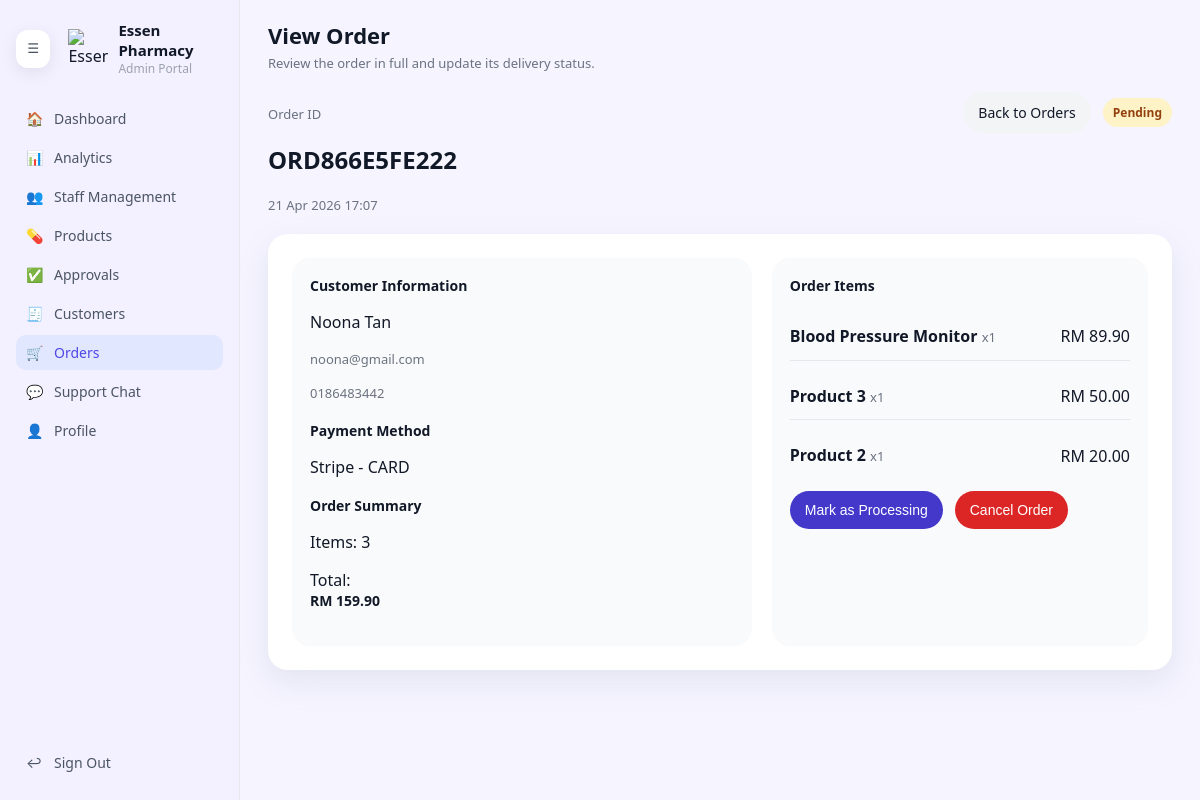
Screenshot of /admin/view-order.php?order_id=11 (signed in) with the database file from the repository.
### tables this page shows
CREATE TABLE `customer_orders` (
  `order_id` int(10) UNSIGNED NOT NULL,
  `order_code` varchar(20) NOT NULL,
  `customer_id` int(10) UNSIGNED NOT NULL,
  `cashier_user_id` int(10) UNSIGNED DEFAULT NULL,
  `order_date` date NOT NULL DEFAULT curdate(),
  `transaction_datetime` datetime DEFAULT NULL,
  `total` decimal(12,2) NOT NULL DEFAULT 0.00,
  `items` int(10) UNSIGNED NOT NULL DEFAULT 0,
  `status` enum('Pending','Processing','Shipped','Delivered','Cancelled') NOT NULL DEFAULT 'Pending',
  `paymentMethod` varchar(80) DEFAULT 'Unknown',
  `amount_paid` decimal(12,2) DEFAULT NULL,
  `change_amount` decimal(12,2) DEFAULT NULL,
  `order_source` varchar(30) NOT NULL DEFAULT 'Online',
  `created_at` timestamp NULL DEFAULT current_timestamp(),
  `updated_at` timestamp NULL DEFAULT current_timestamp() ON UPDATE current_timestamp()
);

CREATE TABLE `customers` (
  `customer_id` int(10) UNSIGNED NOT NULL,
  `user_id` int(10) UNSIGNED DEFAULT NULL,
  `customer_code` varchar(20) NOT NULL,
  `name` varchar(150) NOT NULL,
  `email` varchar(150) NOT NULL,
  `phone` varchar(40) DEFAULT NULL,
  `address` varchar(255) DEFAULT NULL,
  `join_date` date NOT NULL DEFAULT curdate(),
  `status` enum('active','inactive') NOT NULL DEFAULT 'active',
  `created_at` timestamp NULL DEFAULT current_timestamp(),
  `updated_at` timestamp NULL DEFAULT current_timestamp() ON UPDATE current_timestamp()
);

CREATE TABLE `order_items` (
  `order_item_id` int(10) UNSIGNED NOT NULL,
  `order_id` int(10) UNSIGNED NOT NULL,
  `product_name` varchar(255) NOT NULL,
  `quantity` int(10) UNSIGNED NOT NULL DEFAULT 1,
  `unit_price` decimal(10,2) NOT NULL DEFAULT 0.00,
  `created_at` timestamp NULL DEFAULT current_timestamp()
);

### admin/view-order.php (the view, shortened to what this page needs)
<?php
require_once __DIR__ . '/../db.php';
function h($value) {
    return htmlspecialchars($value, ENT_QUOTES, 'UTF-8');
}
$orderId = (int)($_GET['order_id'] ?? 0);
$order = null;
$orderItems = [];
if ($orderId > 0) {
    $stmt = $conn->prepare(
        'SELECT o.order_id, o.order_code, o.order_date, o.total, o.items, o.status, o.paymentMethod, o.created_at,
                c.name AS customer_name, c.email AS customer_email, c.phone AS customer_phone, c.address AS customer_address
         FROM customer_orders o
         JOIN customers c ON o.customer_id = c.customer_id
         WHERE o.order_id = ?'
    );
    if ($stmt) {
        $stmt->bind_param('i', $orderId);
        $stmt->execute();
        $result = $stmt->get_result();
        $order = $result->fetch_assoc();
    }
    if ($order) {
        $stmt = $conn->prepare('SELECT product_name, quantity, unit_price FROM order_items WHERE order_id = ? ORDER BY order_item_id ASC');
        if ($stmt) {
            $stmt->bind_param('i', $orderId);
            $stmt->execute();
            $itemsResult = $stmt->get_result();
            $orderItems = $itemsResult->fetch_all(MYSQLI_ASSOC);
        }
    }
}
?>
<!DOCTYPE html>
<html lang="en">
<head>
    <link rel="stylesheet" href="css/admin-dashboard.css">
    <link rel="stylesheet" href="css/admin-orders.css">
</head>
<body>
<div class="admin-layout">
    <aside class="sidebar">
        <div class="sidebar-header">
            <button type="button" id="sidebarToggle" class="sidebar-toggle" aria-pressed="false" aria-label="Toggle sidebar">☰</button>
            <div class="logo-circle">
                <img src="../logo-transparent.png" alt="Essen Pharmacy" class="logo-image">
            </div>
            <div class="sidebar-brand">
                <div class="brand-title">Essen Pharmacy</div>
                <div class="brand-subtitle">Admin Portal</div>
            </div>
        </div>
        <nav class="sidebar-nav">
            <a href="dashboard.php" class="nav-item">
                <span class="nav-icon">🏠</span>
                <span class="nav-label">Dashboard</span>
            </a>
            <a href="analytics.php" class="nav-item">
                <span class="nav-icon">📊</span>
                <span class="nav-label">Analytics</span>
            </a>
            <a href="staff.php" class="nav-item">
                <span class="nav-icon">👥</span>
                <span class="nav-label">Staff Management</span>
            </a>
            <a href="products.php" class="nav-item">
                <span class="nav-icon">💊</span>
                <span class="nav-label">Products</span>
            </a>
            <a href="approvals.php" class="nav-item">
                <span class="nav-icon">✅</span>
                <span class="nav-label">Approvals</span>
            </a>
            <a href="customers.php" class="nav-item">
                <span class="nav-icon">🧾</span>
                <span class="nav-label">Customers</span>
            </a>
            <a href="orders.php" class="nav-item active">
                <span class="nav-icon">🛒</span>
                <span class="nav-label">Orders</span>
            </a>
            <a href="support-chat.php" class="nav-item">
                <span class="nav-icon">💬</span>
                <span class="nav-label">Support Chat</span>
            </a>
            <a href="profile.php" class="nav-item">
                <span class="nav-icon">👤</span>
                <span class="nav-label">Profile</span>
            </a>
        </nav>
        <div class="sidebar-footer">
            <a href="../logout.php" class="nav-item">
                <span class="nav-icon">↩</span>
                <span class="nav-label">Sign Out</span>
            </a>
        </div>
    </aside>
    <main class="main-content">
        <header class="main-header">
            <div class="page-header-brand">
                <div>
                    <h1>View Order</h1>
                    <p>Review the order in full and update its delivery status.</p>
                </div>
            </div>
        </header>
        <?php if (!$order): ?>
            <div class="orders-alert error">Order not found. Please return to the order list.</div>
            <a href="orders.php" class="orders-button">Back to Orders</a>
        <?php else: ?>
            <section class="order-view-header">
                <div>
                    <p class="order-view-meta">Order ID</p>
                    <h2><?php echo h($order['order_code']); ?></h2>
                    <p class="order-details-subtitle"><?php echo date('d M Y H:i', strtotime($order['created_at'])); ?></p>
                </div>
                <div class="order-view-actions">
                    <a href="orders.php" class="orders-button">Back to Orders</a>
                    <span class="orders-badge orders-badge-<?php echo strtolower($order['status']); ?>"><?php echo h($order['status']); ?></span>
                </div>
            </section>
            <section class="order-details-card">
                <div class="order-details-grid">
                    <div class="order-details-panel">
                        <div class="panel-block">
                            <strong>Customer Information</strong>
                            <p><?php echo h($order['customer_name']); ?></p>
                            <p class="muted"><?php echo h($order['customer_email']); ?></p>
                            <p class="muted"><?php echo h($order['customer_phone']); ?></p>
                        </div>
                        <div class="panel-block">
                            <strong>Payment Method</strong>
                            <p><?php echo h($order['paymentMethod']); ?></p>
                        </div>
                        <div class="panel-block">
                            <strong>Order Summary</strong>
                            <p>Items: <?php echo (int)$order['items']; ?></p>
                            <p>Total: <strong>RM <?php echo number_format((float)$order['total'], 2); ?></strong></p>
                        </div>
                    </div>
                    <div class="order-items-panel">
                        <div class="panel-block">
                            <strong>Order Items</strong>
                        </div>
                        <div class="order-items-list">
                            <?php if (empty($orderItems)): ?>
                                <p class="muted">There are no order items recorded for this order.</p>
                            <?php else: ?>
                                <?php foreach ($orderItems as $item): ?>
                                    <div class="order-item-row">
                                        <div>
                                            <span class="order-item-name"><?php echo h($item['product_name']); ?></span>
                                            <span class="muted">x<?php echo (int)$item['quantity']; ?></span>
                                        </div>
                                        <span>RM <?php echo number_format((float)$item['unit_price'] * (int)$item['quantity'], 2); ?></span>
                                    </div>
                                <?php endforeach; ?>
                            <?php endif; ?>
                        </div>
                        <?php if ($order['status'] !== 'Delivered' && $order['status'] !== 'Cancelled'): ?>
                            <form method="post" class="order-actions-form">
                                <?php if ($order['status'] === 'Pending'): ?>
                                    <button type="submit" name="new_status" value="Processing" class="orders-button orders-button-primary">Mark as Processing</button>
                                <?php elseif ($order['status'] === 'Processing'): ?>
                                    <button type="submit" name="new_status" value="Shipped" class="orders-button orders-button-primary">Mark as Shipped</button>
                                <?php elseif ($order['status'] === 'Shipped'): ?>
                                    <button type="submit" name="new_status" value="Delivered" class="orders-button orders-button-primary">Mark as Delivered</button>
                                <?php endif; ?>
                                <button type="submit" name="new_status" value="Cancelled" class="orders-button orders-button-danger">Cancel Order</button>
                            </form>
                        <?php endif; ?>
                    </div>
                </div>
            </section>
        <?php endif; ?>
    </main>
</div>
</body>
</html>

### admin/css/admin-dashboard.css (style rules this page uses)
body { margin: 0; font-family: system-ui, -apple-system, BlinkMacSystemFont, "Segoe UI", sans-serif; background-color: #f5f4ff; color: #111827; }
.admin-layout { display: grid; grid-template-columns: 240px minmax(0, 1fr); min-height: 100vh; }
.sidebar { position: sticky; top: 0; height: 100vh; overflow-y: auto; background-color: #f3f0ff; border-right: 1px solid #e5e7eb; display: flex; flex-direction: column; padding: 20px 16px; box-sizing: border-box; min-width: 240px; transition: width 0.2s ease, padding 0.2s ease; }
.sidebar-header { display: flex; align-items: center; gap: 10px; margin-bottom: 24px; }
.logo-circle { width: 40px; height: 40px; border-radius: 0; display: flex; align-items: center; justify-content: center; background: transparent; color: inherit; overflow: visible; }
.logo-image { width: 40px; height: 40px; max-width: 40px; max-height: 40px; display: block; object-fit: contain; }
.sidebar-toggle { display: inline-flex; align-items: center; justify-content: center; width: 38px; height: 38px; border: none; border-radius: 12px; background: #ffffff; color: #4b5563; cursor: pointer; box-shadow: 0 5px 18px rgba(15, 23, 42, 0.08); transition: background 0.2s ease, transform 0.2s ease; margin-right: 8px; }
.sidebar-brand .brand-title { font-size: 15px; font-weight: 600; }
.sidebar-brand .brand-subtitle { font-size: 12px; color: #9ca3af; }
.sidebar-nav { flex: 1; display: flex; flex-direction: column; gap: 4px; }
.nav-item { display: flex; align-items: center; gap: 10px; padding: 8px 10px; border-radius: 10px; text-decoration: none; color: #4b5563; font-size: 14px; }
.nav-item .nav-icon { width: 18px; }
.nav-item.active { background-color: #e0e7ff; color: #4f46e5; }
.sidebar-footer { margin-top: auto; }
.main-content { padding: 20px 28px 28px; box-sizing: border-box; }
.main-header h1 { margin: 0 0 4px; font-size: 22px; }
.main-header p { margin: 0; font-size: 13px; color: #6b7280; }

### admin/css/admin-orders.css (style rules this page uses)
.page-header-brand { display: flex; align-items: center; gap: 14px; margin-bottom: 20px; }
.page-header-brand h1 { margin: 0 0 4px; }
.page-header-brand p { margin: 0; color: #6b7280; font-size: 13px; }
.orders-badge { display: inline-flex; padding: 6px 10px; border-radius: 999px; font-size: 12px; font-weight: 600; }
.orders-badge-pending { color: #92400e; background-color: #fef3c7; }
.orders-button { display: inline-flex; align-items: center; justify-content: center; gap: 6px; padding: 10px 14px; border-radius: 999px; border: 1px solid transparent; background-color: #f3f4f6; color: #111827; text-decoration: none; cursor: pointer; font-size: 14px; }
.orders-button-primary { background-color: #4338ca; color: #ffffff; border-color: transparent; }
.orders-button-danger { background-color: #dc2626; color: #ffffff; border-color: transparent; }
.order-details-card { background-color: #ffffff; border-radius: 20px; padding: 20px; box-shadow: 0 12px 30px rgba(148, 163, 184, 0.18); margin-bottom: 30px; }
.order-details-subtitle { margin: 4px 0 0; color: #6b7280; font-size: 13px; }
.order-details-grid { display: grid; grid-template-columns: 1.2fr 1fr; gap: 20px; }
.order-details-panel, .order-items-panel { background-color: #f9fafb; border-radius: 18px; padding: 18px; }
.panel-block { margin-bottom: 18px; }
.panel-block strong { display: block; margin-bottom: 8px; font-size: 14px; }
.muted { color: #6b7280; font-size: 13px; line-height: 1.6; }
.order-items-list { display: grid; gap: 12px; }
.order-item-row { display: flex; justify-content: space-between; align-items: center; gap: 10px; padding: 12px 0; border-bottom: 1px solid #e5e7eb; }
.order-item-row:last-child { border-bottom: none; }
.order-item-name { font-weight: 600; }
.order-actions-form { display: flex; flex-wrap: wrap; gap: 12px; margin-top: 12px; }
.order-view-header { display: flex; justify-content: space-between; align-items: flex-start; gap: 16px; margin-bottom: 20px; flex-wrap: wrap; }
.order-view-meta { color: #6b7280; font-size: 13px; margin-bottom: 8px; }
.order-view-actions { display: flex; align-items: center; gap: 12px; flex-wrap: wrap; }
.order-details-card { background-color: #ffffff; border-radius: 20px; padding: 24px; box-shadow: 0 12px 30px rgba(148, 163, 184, 0.18); }
.order-details-grid { display: grid; grid-template-columns: minmax(0, 1.1fr) minmax(0, 0.9fr); gap: 20px; }

### rows the page displays
customer_orders: order_code "ORD866E5FE222", created_at "21 Apr 2026 17:07", status "Pending", customer.name "Noona Tan", customer.email "noona@gmail.com", customer.phone "0186483442", paymentMethod "Stripe - CARD", items "3", total "159.90"
order_items: product_name "Blood Pressure Monitor", quantity "1", (float)$item['unit_price']*(int)$item['quantity'] "89.90"
order_items: product_name "Product 3", quantity "1", (float)$item['unit_price']*(int)$item['quantity'] "50.00"
order_items: product_name "Product 2", quantity "1", (float)$item['unit_price']*(int)$item['quantity'] "20.00"
